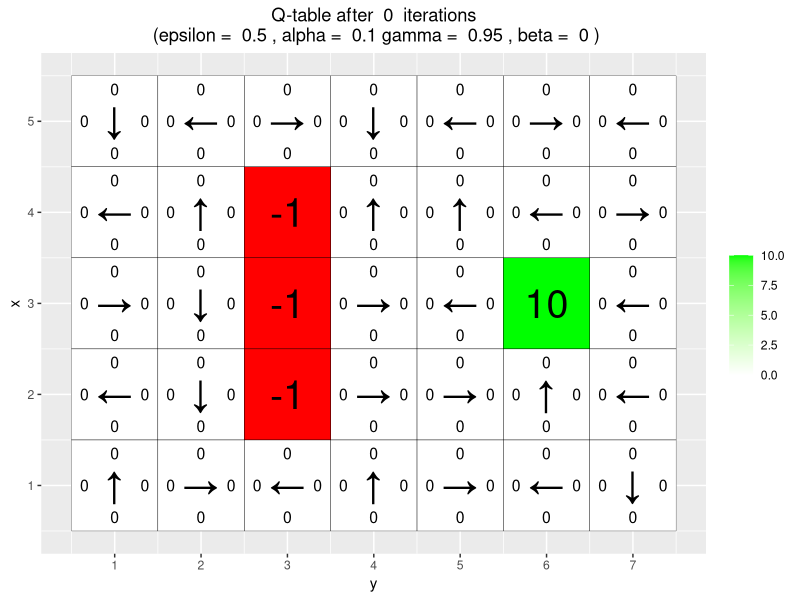

Reproduce this figure in R. (Note: this script raises an error after producing the figure.)
# By Jose M. Peña and Joel Oskarsson.
# For teaching purposes.
# jose.m.pena@liu.se.

#####################################################################################################
# Q-learning
#####################################################################################################

# install.packages("ggplot2")
# install.packages("vctrs")
library(ggplot2)

# If you do not see four arrows in line 16, then do the following:
# File/Reopen with Encoding/UTF-8

arrows <- c("↑", "→", "↓", "←")
action_deltas <- list(c(1,0), # up
                      c(0,1), # right
                      c(-1,0), # down
                      c(0,-1)) # left

vis_environment <- function(iterations=0, epsilon = 0.5, alpha = 0.1, gamma = 0.95, beta = 0){
  
  # Visualize an environment with rewards. 
  # Q-values for all actions are displayed on the edges of each tile.
  # The (greedy) policy for each state is also displayed.
  # 
  # Args:
  #   iterations, epsilon, alpha, gamma, beta (optional): for the figure title.
  #   reward_map (global variable): a HxW array containing the reward given at each state.
  #   q_table (global variable): a HxWx4 array containing Q-values for each state-action pair.
  #   H, W (global variables): environment dimensions.
  
  df <- expand.grid(x=1:H,y=1:W)
  foo <- mapply(function(x,y) ifelse(reward_map[x,y] == 0,q_table[x,y,1],NA),df$x,df$y)
  df$val1 <- as.vector(round(foo, 2))
  foo <- mapply(function(x,y) ifelse(reward_map[x,y] == 0,q_table[x,y,2],NA),df$x,df$y)
  df$val2 <- as.vector(round(foo, 2))
  foo <- mapply(function(x,y) ifelse(reward_map[x,y] == 0,q_table[x,y,3],NA),df$x,df$y)
  df$val3 <- as.vector(round(foo, 2))
  foo <- mapply(function(x,y) ifelse(reward_map[x,y] == 0,q_table[x,y,4],NA),df$x,df$y)
  df$val4 <- as.vector(round(foo, 2))
  foo <- mapply(function(x,y) 
    ifelse(reward_map[x,y] == 0,arrows[GreedyPolicy(x,y)],reward_map[x,y]),df$x,df$y)
  df$val5 <- as.vector(foo)
  foo <- mapply(function(x,y) ifelse(reward_map[x,y] == 0,max(q_table[x,y,]),
                                     ifelse(reward_map[x,y]<0,NA,reward_map[x,y])),df$x,df$y)
  df$val6 <- as.vector(foo)
  
  print(ggplot(df,aes(x = y,y = x)) +
          scale_fill_gradient(low = "white", high = "green", na.value = "red", name = "") +
          geom_tile(aes(fill=val6)) +
          geom_text(aes(label = val1),size = 4,nudge_y = .35,na.rm = TRUE) +
          geom_text(aes(label = val2),size = 4,nudge_x = .35,na.rm = TRUE) +
          geom_text(aes(label = val3),size = 4,nudge_y = -.35,na.rm = TRUE) +
          geom_text(aes(label = val4),size = 4,nudge_x = -.35,na.rm = TRUE) +
          geom_text(aes(label = val5),size = 10) +
          geom_tile(fill = 'transparent', colour = 'black') + 
          ggtitle(paste("Q-table after ",iterations," iterations\n",
                        "(epsilon = ",epsilon,", alpha = ",alpha,"gamma = ",gamma,", beta = ",beta,")")) +
          theme(plot.title = element_text(hjust = 0.5)) +
          scale_x_continuous(breaks = c(1:W),labels = c(1:W)) +
          scale_y_continuous(breaks = c(1:H),labels = c(1:H)))
  
}

GreedyPolicy <- function(x, y){
  
  # Get a greedy action for state (x,y) from q_table.
  #
  # Args:
  #   x, y: state coordinates.
  #   q_table (global variable): a HxWx4 array containing Q-values for each state-action pair.
  # 
  # Returns:
  #   An action, i.e. integer in {1,2,3,4}.
  Rewards = q_table[x,y,]
  maxRewardIndx = which(Rewards == max(Rewards))
  #randomly selecting max value and setting it as action
  return(sample(maxRewardIndx , size = 1))
  # Your code here.
  
}#GreedyPolicy

EpsilonGreedyPolicy <- function(x, y, epsilon){
  
  # Get an epsilon-greedy action for state (x,y) from q_table.
  #
  # Args:
  #   x, y: state coordinates.
  #   epsilon: probability of acting randomly.
  # 
  # Returns:
  #   An action, i.e. integer in {1,2,3,4}.
  
  # Your code here.
  Rewards = q_table[x,y,]
  maxRewardIndx = which(Rewards == max(Rewards))
  #randomly selecting max value and setting it as action
  InitSelected = sample(maxRewardIndx , size = 1)
  
  #unif
  p = runif(1)
  if(p < epsilon)
    {
      sample(setdiff(c(1,2,3,4) ,InitSelected) , size = 1)
  }else{
      InitSelected
    }
}#EpsilonGreedyPolicy

transition_model <- function(x, y, action, beta){
  
  # Computes the new state after given action is taken. The agent will follow the action 
  # with probability (1-beta) and slip to the right or left with probability beta/2 each.
  # 
  # Args:
  #   x, y: state coordinates.
  #   action: which action the agent takes (in {1,2,3,4}).
  #   beta: probability of the agent slipping to the side when trying to move.
  #   H, W (global variables): environment dimensions.
  # 
  # Returns:
  #   The new state after the action has been taken.
  
  delta <- sample(-1:1, size = 1, prob = c(0.5*beta,1-beta,0.5*beta))
  final_action <- ((action + delta + 3) %% 4) + 1
  foo <- c(x,y) + unlist(action_deltas[final_action])
  foo <- pmax(c(1,1),pmin(foo,c(H,W)))
  
  return (foo)
}

q_learning <- function(start_state, epsilon = 0.5, alpha = 0.1, gamma = 0.95, 
                       beta = 0){
  
  # Perform one episode of Q-learning. The agent should move around in the 
  # environment using the given transition model and update the Q-table.
  # The episode ends when the agent reaches a terminal state.
  # 
  # Args:
  #   start_state: array with two entries, describing the starting position of the agent.
  #   epsilon (optional): probability of acting greedily.
  #   alpha (optional): learning rate.
  #   gamma (optional): discount factor.
  #   beta (optional): slipping factor.
  #   reward_map (global variable): a HxW array containing the reward given at each state.
  #   q_table (global variable): a HxWx4 array containing Q-values for each state-action pair.
  # 
  # Returns:
  #   reward: reward received in the episode.
  #   correction: sum of the temporal difference correction terms over the episode.
  #   q_table (global variable): Recall that R passes arguments by value. So, q_table being
  #   a global variable can be modified with the superassigment operator <<-.
  
  # Your code here.
  
  repeat{
    # Follow policy, execute action, get reward.
    
    # Q-table update.
    
    if(reward!=0)
      # End episode.
      return (c(reward,episode_correction))
  }
  
}

#####################################################################################################
# Q-Learning Environments
#####################################################################################################

# Environment A (learning)

H <- 5
W <- 7

reward_map <- matrix(0, nrow = H, ncol = W)
reward_map[3,6] <- 10
reward_map[2:4,3] <- -1

q_table <- array(0,dim = c(H,W,4))

vis_environment()

for(i in 1:10000){
  foo <- q_learning(start_state = c(3,1))
  
  if(any(i==c(10,100,1000,10000)))
    vis_environment(i)
}

# Environment B (the effect of epsilon and gamma)

H <- 7
W <- 8

reward_map <- matrix(0, nrow = H, ncol = W)
reward_map[1,] <- -1
reward_map[7,] <- -1
reward_map[4,5] <- 5
reward_map[4,8] <- 10

q_table <- array(0,dim = c(H,W,4))

vis_environment()

MovingAverage <- function(x, n){
  
  cx <- c(0,cumsum(x))
  rsum <- (cx[(n+1):length(cx)] - cx[1:(length(cx) - n)]) / n
  
  return (rsum)
}

for(j in c(0.5,0.75,0.95)){
  q_table <- array(0,dim = c(H,W,4))
  reward <- NULL
  correction <- NULL
  
  for(i in 1:30000){
    foo <- q_learning(gamma = j, start_state = c(4,1))
    reward <- c(reward,foo[1])
    correction <- c(correction,foo[2])
  }
  
  vis_environment(i, gamma = j)
  plot(MovingAverage(reward,100),type = "l")
  plot(MovingAverage(correction,100),type = "l")
}

for(j in c(0.5,0.75,0.95)){
  q_table <- array(0,dim = c(H,W,4))
  reward <- NULL
  correction <- NULL
  
  for(i in 1:30000){
    foo <- q_learning(epsilon = 0.1, gamma = j, start_state = c(4,1))
    reward <- c(reward,foo[1])
    correction <- c(correction,foo[2])
  }
  
  vis_environment(i, epsilon = 0.1, gamma = j)
  plot(MovingAverage(reward,100),type = "l")
  plot(MovingAverage(correction,100),type = "l")
}

# Environment C (the effect of beta).

H <- 3
W <- 6

reward_map <- matrix(0, nrow = H, ncol = W)
reward_map[1,2:5] <- -1
reward_map[1,6] <- 10

q_table <- array(0,dim = c(H,W,4))

vis_environment()


for(j in c(0,0.2,0.4,0.66)){
  q_table <- array(0,dim = c(H,W,4))
  
  for(i in 1:10000)
    foo <- q_learning(gamma = 0.6, beta = j, start_state = c(1,1))
  
  vis_environment(i, gamma = 0.6, beta = j)
}
